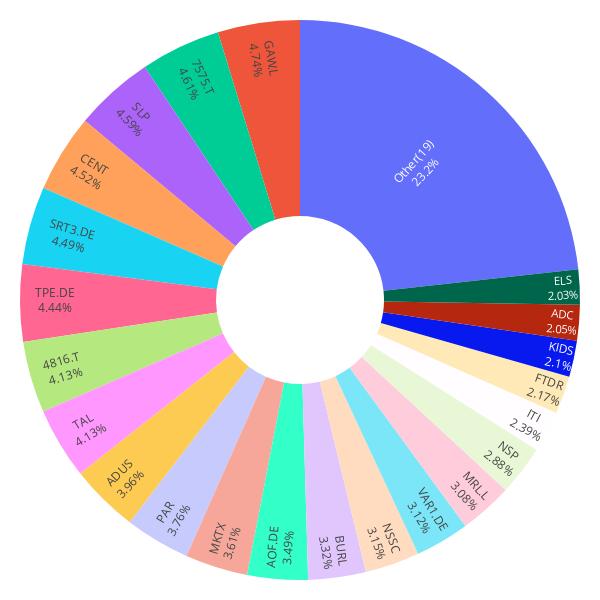

Notebook cell for this chart:
### Code cell
importlib.reload(mpt_utils)
#
weights_5y, mu_5y, S_5y, weights_all_5y = mpt_utils.benchmark_portfolio_and_plot(df_5y)

### Figure 1 — Plotly figure (JSON) as saved in the notebook; plotly's stock layout.template omitted (floating-point values rounded to 4 significant figures)
{"data": [{"hole": 0.3, "insidetextorientation": "radial", "labels": ["NSP", "FTDR", "GAW.L", "MKTX", "ELS", "MRL.L", "CENT", "ITI", "ADC", "VAR1.DE", "NSSC", "BURL", "TPE.DE", "SRT3.DE", "PAR", "AOF.DE", "SLP", "4816.T", "7575.T", "TAL", "ADUS", "KIDS", "Other(19)"], "textinfo": "label+percent", "textposition": "inside", "values": [0.0118, 0.0089, 0.0194, 0.0148, 0.0083, 0.0126, 0.0185, 0.0098, 0.0084, 0.0128, 0.0129, 0.0136, 0.0182, 0.0184, 0.0154, 0.0143, 0.0188, 0.0169, 0.0189, 0.0169, 0.0162, 0.0086, 0.0952], "type": "pie"}], "layout": {"margin": {"l": 20, "r": 20, "t": 20, "b": 20}, "font": {"color": "black"}, "height": 600, "width": 600, "paper_bgcolor": "white", "plot_bgcolor": "white", "showlegend": false}}
